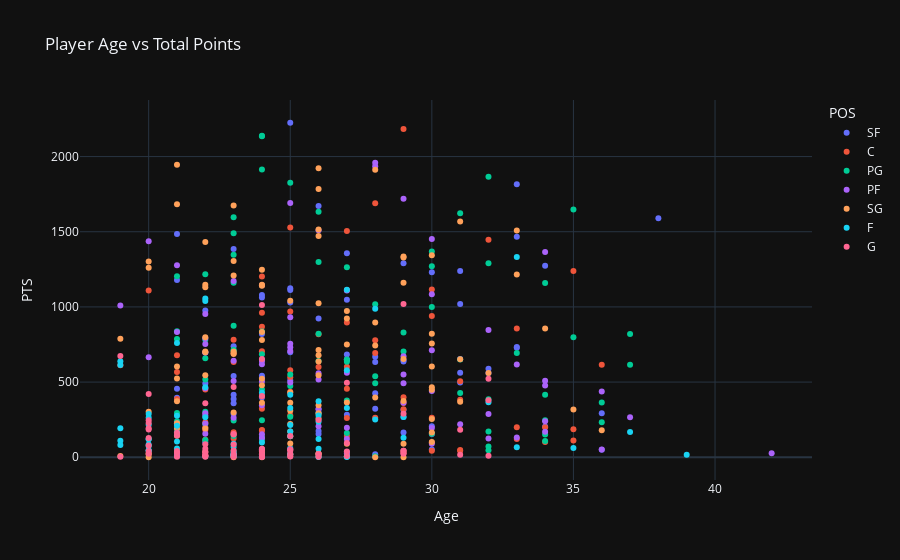
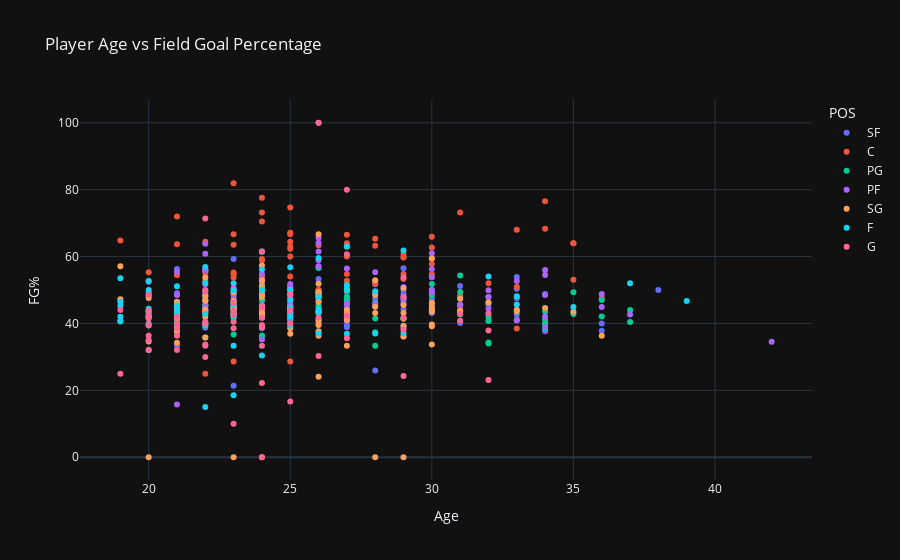
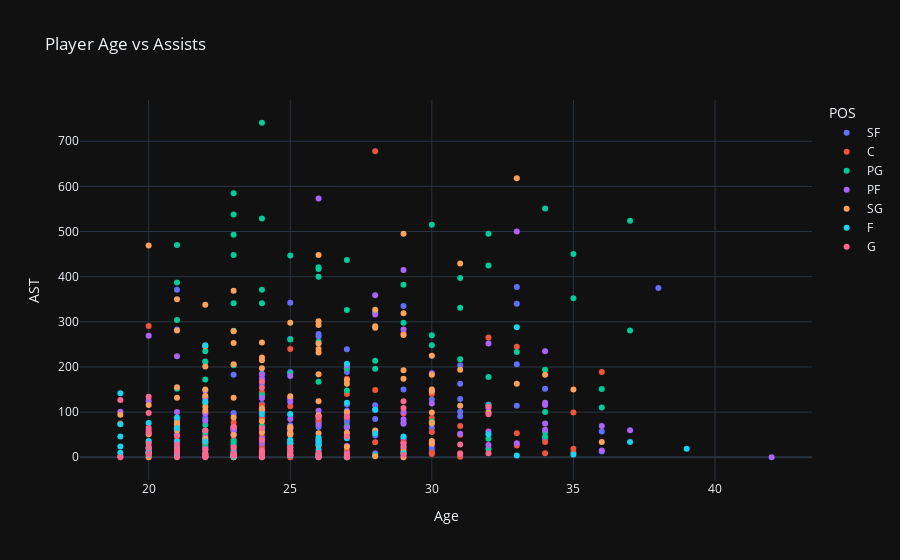

Source (notebook cell) for these figures, in order:
### Code cell
fig_total_points = px.scatter(
    df,
    x="Age",
    y="PTS",
    color="POS",
    title="Player Age vs Total Points",
    labels={"Age": "Age", "Total_Points": "Total Points"},
    template="plotly_dark",
)
fig_total_points.show()

fig_fg_percentage = px.scatter(
    df,
    x="Age",
    y="FG%",
    color="POS",
    title="Player Age vs Field Goal Percentage",
    labels={"Age": "Age", "Field_Goal_Percentage": "Field Goal Percentage"},
    template="plotly_dark",
)
fig_fg_percentage.show()

fig_assists = px.scatter(
    df,
    x="Age",
    y="AST",
    color="POS",
    title="Player Age vs Assists",
    labels={"Age": "Age", "Assists": "Assists"},
    template="plotly_dark",
)
fig_assists.show()

### Figure 1 — Plotly figure (JSON) as saved in the notebook; plotly's stock layout.template omitted (floating-point values rounded to 4 significant figures)
{"data": [{"hovertemplate": "POS=SF<br>Age=%{x}<br>PTS=%{y}<extra></extra>", "legendgroup": "SF", "marker": {"color": "#636efa", "symbol": "circle"}, "mode": "markers", "name": "SF", "orientation": "v", "showlegend": true, "type": "scatter", "x": [25, 33, 26, 38, 21, 33, 23, 27, 29, 34, 31, 30, 21, 25, 25, 24, 24, 27, 25, 31, 22, 26, 24, 23, 33, 33, 25, 22, 27, 28, 31, 27, 24, 27, 29, 29, 28, 32, 31, 32, 24, 23, 24, 25, 31, 22, 21, 28, 23, 24, 21, 23, 23, 28, 26, 29, 26, 36, 23, 27, 29, 30, 34, 26, 29, 26, 30, 22, 30, 36, 24, 29, 27, 28, 24, 21, 23], "xaxis": "x", "y": [2225, 1816, 1671, 1590, 1485, 1466, 1385, 1357, 1290, 1273, 1239, 1230, 1179, 1124, 1112, 1080, 1062, 1047, 1029, 1019, 976, 923, 820, 738, 733, 728, 698, 697, 683, 669, 654, 650, 649, 647, 647, 637, 633, 588, 562, 561, 542, 541, 529, 512, 497, 490, 455, 425, 415, 398, 395, 387, 359, 322, 319, 314, 297, 293, 287, 283, 268, 206, 205, 174, 165, 155, 155, 100, 51, 50, 46, 44, 35, 20, 20, 11, 9], "yaxis": "y"}, {"hovertemplate": "POS=C<br>Age=%{x}<br>PTS=%{y}<extra></extra>", "legendgroup": "C", "marker": {"color": "#EF553B", "symbol": "circle"}, "mode": "markers", "name": "C", "orientation": "v", "showlegend": true, "type": "scatter", "x": [29, 28, 25, 27, 32, 35, 24, 30, 27, 20, 25, 24, 30, 27, 24, 33, 26, 23, 28, 24, 28, 21, 23, 36, 19, 27, 26, 25, 21, 25, 31, 27, 22, 25, 24, 29, 21, 31, 29, 24, 29, 25, 30, 28, 27, 22, 21, 22, 34, 33, 35, 22, 24, 24, 23, 23, 27, 23, 33, 22, 35, 34, 30, 25, 31, 29, 30, 31, 24, 24, 29, 25, 25, 23, 27, 23, 25, 22], "xaxis": "x", "y": [2183, 1690, 1529, 1505, 1447, 1239, 1203, 1115, 1113, 1109, 969, 961, 939, 897, 868, 857, 818, 781, 779, 705, 694, 679, 634, 616, 612, 602, 600, 579, 567, 532, 506, 456, 450, 435, 406, 399, 387, 383, 361, 323, 320, 279, 263, 262, 261, 233, 227, 199, 199, 199, 186, 182, 181, 178, 167, 155, 142, 125, 121, 116, 112, 102, 98, 51, 49, 43, 43, 43, 40, 36, 35, 24, 19, 12, 7, 6, 6, 6], "yaxis": "y"}, {"hovertemplate": "POS=PG<br>Age=%{x}<br>PTS=%{y}<extra></extra>", "legendgroup": "PG", "marker": {"color": "#00cc96", "symbol": "circle"}, "mode": "markers", "name": "PG", "orientation": "v", "showlegend": true, "type": "scatter", "x": [24, 24, 24, 32, 25, 35, 26, 31, 23, 23, 30, 23, 26, 32, 30, 27, 22, 21, 23, 34, 28, 30, 23, 21, 24, 29, 26, 37, 35, 21, 22, 23, 23, 29, 33, 24, 22, 27, 31, 26, 27, 37, 25, 28, 22, 28, 25, 24, 31, 34, 32, 27, 36, 22, 21, 26, 25, 24, 34, 23, 21, 36, 22, 32, 27, 30, 34, 23, 24, 22, 24, 34, 32, 25, 32, 23, 28], "xaxis": "x", "y": [2138, 2135, 1914, 1866, 1826, 1648, 1633, 1623, 1596, 1490, 1369, 1347, 1298, 1290, 1271, 1263, 1218, 1204, 1160, 1159, 1017, 1000, 875, 838, 837, 830, 822, 819, 798, 786, 781, 715, 709, 703, 693, 685, 659, 651, 650, 641, 636, 615, 550, 539, 517, 493, 474, 450, 427, 415, 386, 378, 365, 302, 295, 291, 270, 246, 246, 244, 239, 232, 222, 171, 161, 157, 152, 142, 135, 114, 114, 108, 72, 61, 47, 41, 7], "yaxis": "y"}, {"hovertemplate": "POS=PF<br>Age=%{x}<br>PTS=%{y}<extra></extra>", "legendgroup": "PF", "marker": {"color": "#ab63fa", "symbol": "circle"}, "mode": "markers", "name": "PF", "orientation": "v", "showlegend": true, "type": "scatter", "x": [28, 28, 29, 25, 26, 30, 20, 34, 21, 23, 24, 27, 30, 19, 22, 25, 32, 21, 22, 25, 22, 25, 30, 25, 22, 29, 20, 23, 24, 24, 33, 27, 26, 29, 26, 34, 23, 24, 25, 29, 34, 22, 30, 36, 29, 24, 26, 22, 32, 22, 37, 23, 34, 21, 22, 31, 26, 27, 30, 34, 22, 24, 33, 24, 32, 27, 30, 25, 36, 21, 42, 27, 26, 21], "xaxis": "x", "y": [1959, 1936, 1720, 1691, 1510, 1451, 1437, 1366, 1277, 1173, 1144, 1109, 1085, 1010, 953, 931, 847, 833, 791, 755, 754, 731, 712, 707, 696, 671, 666, 642, 641, 619, 617, 562, 559, 551, 518, 509, 508, 504, 497, 493, 478, 459, 441, 437, 362, 346, 321, 292, 288, 277, 266, 263, 240, 225, 224, 220, 206, 196, 195, 170, 157, 153, 132, 128, 124, 122, 89, 55, 51, 28, 27, 25, 22, 9], "yaxis": "y"}, {"hovertemplate": "POS=SG<br>Age=%{x}<br>PTS=%{y}<extra></extra>", "legendgroup": "SG", "marker": {"color": "#FFA15A", "symbol": "circle"}, "mode": "markers", "name": "SG", "orientation": "v", "showlegend": true, "type": "scatter", "x": [21, 26, 28, 26, 21, 23, 31, 26, 33, 26, 22, 30, 29, 29, 23, 20, 20, 24, 33, 23, 29, 24, 22, 24, 22, 25, 26, 27, 27, 28, 34, 24, 30, 22, 19, 24, 30, 27, 28, 26, 23, 22, 22, 23, 23, 26, 29, 31, 26, 21, 30, 32, 22, 26, 21, 24, 24, 30, 30, 25, 28, 29, 21, 31, 27, 24, 25, 26, 35, 25, 20, 23, 26, 26, 30, 21, 25, 22, 21, 36, 25, 30, 21, 25, 30, 25, 29, 27, 22, 20, 24, 26, 26, 20, 19, 26, 23, 29, 24, 20, 28], "xaxis": "x", "y": [1946, 1922, 1913, 1784, 1683, 1675, 1568, 1515, 1509, 1471, 1431, 1344, 1335, 1329, 1306, 1302, 1260, 1247, 1216, 1209, 1160, 1148, 1148, 1140, 1130, 1041, 1025, 972, 923, 897, 856, 833, 822, 799, 789, 780, 756, 750, 743, 713, 704, 703, 698, 691, 687, 678, 654, 652, 637, 604, 604, 561, 546, 546, 524, 522, 479, 466, 449, 431, 397, 374, 372, 369, 364, 363, 362, 346, 317, 309, 302, 297, 293, 257, 255, 226, 222, 191, 189, 179, 172, 165, 143, 140, 101, 92, 89, 89, 37, 28, 25, 25, 21, 19, 9, 5, 0, 0, 0, 0, 0], "yaxis": "y"}, {"hovertemplate": "POS=F<br>Age=%{x}<br>PTS=%{y}<extra></extra>", "legendgroup": "F", "marker": {"color": "#19d3f3", "symbol": "circle"}, "mode": "markers", "name": "F", "orientation": "v", "showlegend": true, "type": "scatter", "x": [33, 27, 22, 22, 28, 21, 19, 19, 27, 22, 24, 25, 26, 32, 25, 27, 20, 26, 21, 29, 22, 20, 28, 26, 20, 25, 21, 19, 25, 37, 21, 25, 29, 26, 20, 20, 19, 21, 24, 23, 20, 19, 20, 23, 33, 35, 21, 26, 20, 20, 23, 25, 23, 39, 24, 25, 23, 23, 23, 23, 27, 22, 27, 24, 27, 26], "xaxis": "x", "y": [1332, 1114, 1056, 1039, 987, 760, 639, 614, 578, 466, 429, 415, 372, 366, 328, 328, 288, 278, 276, 268, 266, 262, 251, 236, 216, 214, 210, 193, 172, 168, 165, 139, 130, 122, 122, 120, 110, 105, 98, 89, 85, 82, 75, 69, 66, 61, 59, 57, 46, 45, 31, 21, 20, 17, 17, 17, 16, 16, 15, 9, 7, 6, 5, 3, 2, 2], "yaxis": "y"}, {"hovertemplate": "POS=G<br>Age=%{x}<br>PTS=%{y}<extra></extra>", "legendgroup": "G", "marker": {"color": "#FF6692", "symbol": "circle"}, "mode": "markers", "name": "G", "orientation": "v", "showlegend": true, "type": "scatter", "x": [29, 24, 19, 24, 32, 27, 23, 20, 24, 32, 22, 29, 26, 20, 20, 20, 20, 31, 21, 23, 23, 21, 25, 20, 27, 22, 23, 20, 22, 24, 24, 24, 25, 23, 25, 24, 29, 20, 21, 27, 22, 22, 21, 29, 29, 23, 20, 26, 24, 25, 31, 23, 22, 22, 32, 22, 24, 27, 25, 26, 22, 21, 23, 24, 19, 24], "xaxis": "x", "y": [1019, 1013, 673, 654, 522, 496, 467, 420, 407, 379, 360, 290, 247, 246, 227, 193, 184, 183, 163, 154, 151, 145, 141, 128, 95, 87, 85, 78, 56, 56, 53, 52, 50, 45, 44, 44, 44, 42, 42, 38, 36, 30, 28, 26, 24, 24, 23, 22, 21, 20, 17, 15, 14, 13, 10, 10, 9, 9, 5, 4, 4, 4, 3, 3, 3, 2], "yaxis": "y"}], "layout": {"legend": {"title": {"text": "POS"}, "tracegroupgap": 0}, "title": {"text": "Player Age vs Total Points"}, "xaxis": {"anchor": "y", "domain": [0, 1], "title": {"text": "Age"}}, "yaxis": {"anchor": "x", "domain": [0, 1], "title": {"text": "PTS"}}}}

### Figure 2 — Plotly figure (JSON) as saved in the notebook; plotly's stock layout.template omitted (floating-point values rounded to 4 significant figures)
{"data": [{"hovertemplate": "POS=SF<br>Age=%{x}<br>FG%=%{y}<extra></extra>", "legendgroup": "SF", "marker": {"color": "#636efa", "symbol": "circle"}, "mode": "markers", "name": "SF", "orientation": "v", "showlegend": true, "type": "scatter", "x": [25, 33, 26, 38, 21, 33, 23, 27, 29, 34, 31, 30, 21, 25, 25, 24, 24, 27, 25, 31, 22, 26, 24, 23, 33, 33, 25, 22, 27, 28, 31, 27, 24, 27, 29, 29, 28, 32, 31, 32, 24, 23, 24, 25, 31, 22, 21, 28, 23, 24, 21, 23, 23, 28, 26, 29, 26, 36, 23, 27, 29, 30, 34, 26, 29, 26, 30, 22, 30, 36, 24, 29, 27, 28, 24, 21, 23], "xaxis": "x", "y": [46.6, 50.4, 46.8, 50, 48.5, 53.9, 45.2, 44.8, 47.5, 48.8, 51.2, 47.3, 45.6, 47.6, 48.4, 48.7, 42.2, 39.6, 46.1, 40.1, 45.3, 48.3, 49.7, 42.7, 47.5, 42.6, 43.3, 43.7, 46.4, 45.1, 45.7, 47, 46.9, 50.8, 50.9, 44.2, 47.3, 45.6, 45.7, 40.9, 43.6, 43, 39.1, 45.5, 43.6, 49.4, 56.3, 51.7, 45.8, 38.6, 49.1, 44.6, 44.2, 49.1, 50, 48.9, 47.6, 37.8, 59.3, 48, 47.2, 43.1, 37.7, 53.3, 56.5, 45.1, 44.8, 38.7, 43.5, 40, 42.1, 50, 38.9, 25.9, 61.5, 33.3, 21.4], "yaxis": "y"}, {"hovertemplate": "POS=C<br>Age=%{x}<br>FG%=%{y}<extra></extra>", "legendgroup": "C", "marker": {"color": "#EF553B", "symbol": "circle"}, "mode": "markers", "name": "C", "orientation": "v", "showlegend": true, "type": "scatter", "x": [29, 28, 25, 27, 32, 35, 24, 30, 27, 20, 25, 24, 30, 27, 24, 33, 26, 23, 28, 24, 28, 21, 23, 36, 19, 27, 26, 25, 21, 25, 31, 27, 22, 25, 24, 29, 21, 31, 29, 24, 29, 25, 30, 28, 27, 22, 21, 22, 34, 33, 35, 22, 24, 24, 23, 23, 27, 23, 33, 22, 35, 34, 30, 25, 31, 29, 30, 31, 24, 24, 29, 25, 25, 23, 27, 23, 25, 22], "xaxis": "x", "y": [54.8, 63.2, 54, 49.8, 52, 53.1, 58.9, 54.7, 54.8, 55.3, 64.4, 70.5, 65.9, 62.9, 52.5, 68, 63.4, 53.7, 65.3, 73.2, 51.9, 72, 54.6, 47.6, 64.8, 49.5, 50, 62.3, 44.2, 62.9, 73.2, 52.8, 55.8, 67.1, 53.5, 60.6, 63.7, 44.9, 59.7, 48.5, 59.8, 74.7, 57.8, 52.7, 66.5, 55.1, 54.4, 64.4, 76.5, 51, 64, 48, 54.3, 77.6, 55.2, 63.5, 64, 81.9, 38.5, 52.8, 64, 68.3, 62.7, 60, 47.7, 53.3, 59.4, 48.3, 59.3, 50, 36.1, 66.7, 50, 66.7, 60, 28.6, 28.6, 25], "yaxis": "y"}, {"hovertemplate": "POS=PG<br>Age=%{x}<br>FG%=%{y}<extra></extra>", "legendgroup": "PG", "marker": {"color": "#00cc96", "symbol": "circle"}, "mode": "markers", "name": "PG", "orientation": "v", "showlegend": true, "type": "scatter", "x": [24, 24, 24, 32, 25, 35, 26, 31, 23, 23, 30, 23, 26, 32, 30, 27, 22, 21, 23, 34, 28, 30, 23, 21, 24, 29, 26, 37, 35, 21, 22, 23, 23, 29, 33, 24, 22, 27, 31, 26, 27, 37, 25, 28, 22, 28, 25, 24, 31, 34, 32, 27, 36, 22, 21, 26, 25, 24, 34, 23, 21, 36, 22, 32, 27, 30, 34, 23, 24, 22, 24, 34, 32, 25, 32, 23, 28], "xaxis": "x", "y": [49.6, 51, 42.9, 46.3, 51.2, 49.3, 49.1, 49.4, 46.6, 46.2, 43.8, 43.9, 45.4, 47.9, 44.4, 46.9, 48.1, 41.6, 49, 43.6, 46.2, 48.4, 45.9, 41.1, 51.4, 41.5, 43.8, 44, 42.8, 37.7, 45.4, 44.3, 44.1, 41.5, 41.1, 50.6, 39.9, 42.3, 54.3, 40.2, 48, 40.4, 41.1, 37.4, 39.3, 41.5, 41.2, 45.4, 42.7, 40, 40.7, 46.1, 42.1, 43, 40.2, 56.6, 41.2, 36, 41.1, 36.7, 41.5, 47, 35.8, 34.3, 42.1, 51.8, 38.4, 42.3, 36.4, 45.5, 46.9, 39.7, 42.1, 43.9, 34, 43.9, 33.3], "yaxis": "y"}, {"hovertemplate": "POS=PF<br>Age=%{x}<br>FG%=%{y}<extra></extra>", "legendgroup": "PF", "marker": {"color": "#ab63fa", "symbol": "circle"}, "mode": "markers", "name": "PF", "orientation": "v", "showlegend": true, "type": "scatter", "x": [28, 28, 29, 25, 26, 30, 20, 34, 21, 23, 24, 27, 30, 19, 22, 25, 32, 21, 22, 25, 22, 25, 30, 25, 22, 29, 20, 23, 24, 24, 33, 27, 26, 29, 26, 34, 23, 24, 25, 29, 34, 22, 30, 36, 29, 24, 26, 22, 32, 22, 37, 23, 34, 21, 22, 31, 26, 27, 30, 34, 22, 24, 33, 24, 32, 27, 30, 25, 36, 21, 42, 27, 26, 21], "xaxis": "x", "y": [55.3, 45.9, 48, 49.9, 61.5, 56.3, 42.7, 56, 55.4, 50.6, 44.4, 56.4, 50.1, 40.8, 51.7, 50.8, 49.9, 46.4, 63.8, 45.5, 60.8, 51.8, 49.3, 48.6, 47, 38.6, 52.5, 47.6, 45.4, 54.8, 52.7, 45.8, 65.6, 39.1, 64.1, 38.9, 48.5, 52.9, 44.6, 46.7, 42, 56, 61, 48.8, 45.8, 41.7, 58.9, 44.4, 44.5, 56.1, 42.7, 42.2, 54.5, 48.6, 45.4, 45.6, 41.2, 40.9, 53.8, 48.5, 55.8, 52.7, 40.9, 35.2, 47.9, 42.1, 49.2, 41.5, 44.9, 39.3, 34.5, 45.8, 57.1, 15.8], "yaxis": "y"}, {"hovertemplate": "POS=SG<br>Age=%{x}<br>FG%=%{y}<extra></extra>", "legendgroup": "SG", "marker": {"color": "#FFA15A", "symbol": "circle"}, "mode": "markers", "name": "SG", "orientation": "v", "showlegend": true, "type": "scatter", "x": [21, 26, 28, 26, 21, 23, 31, 26, 33, 26, 22, 30, 29, 29, 23, 20, 20, 24, 33, 23, 29, 24, 22, 24, 22, 25, 26, 27, 27, 28, 34, 24, 30, 22, 19, 24, 30, 27, 28, 26, 23, 22, 22, 23, 23, 26, 29, 31, 26, 21, 30, 32, 22, 26, 21, 24, 24, 30, 30, 25, 28, 29, 21, 31, 27, 24, 25, 26, 35, 25, 20, 23, 26, 26, 30, 21, 25, 22, 21, 36, 25, 30, 21, 25, 30, 25, 29, 27, 22, 20, 24, 26, 26, 20, 19, 26, 23, 29, 24, 20, 28], "xaxis": "x", "y": [45.9, 48.4, 48.5, 49.1, 41.6, 43, 43.7, 46.4, 43.6, 49.4, 43.4, 45.8, 39.3, 41.5, 44.7, 43.4, 48.2, 47.9, 44.1, 44.8, 50.6, 43.3, 48.4, 48.5, 44.2, 44.8, 39.5, 43.1, 41, 43.1, 44.6, 52.9, 46.2, 46.8, 47.2, 42.5, 44.7, 44, 52.9, 51.9, 44.8, 43.9, 41.9, 44.1, 49.3, 43.5, 43.1, 43.6, 47.9, 44.1, 44.2, 46.3, 53.7, 49.2, 41.9, 57.3, 51.2, 39.2, 39.7, 42.3, 45, 45.5, 46.5, 47.4, 43.1, 44.4, 36.9, 37.7, 43.5, 48.8, 47.6, 46.7, 43.5, 36.3, 43.5, 34.2, 44.5, 35.8, 37.6, 36.3, 38.6, 33.7, 41.8, 43.2, 59.4, 50, 36.1, 33.3, 46.9, 34.6, 45, 40.9, 24.1, 42.1, 57.1, 66.7, 0, 0, 0, 0, 0], "yaxis": "y"}, {"hovertemplate": "POS=F<br>Age=%{x}<br>FG%=%{y}<extra></extra>", "legendgroup": "F", "marker": {"color": "#19d3f3", "symbol": "circle"}, "mode": "markers", "name": "F", "orientation": "v", "showlegend": true, "type": "scatter", "x": [33, 27, 22, 22, 28, 21, 19, 19, 27, 22, 24, 25, 26, 32, 25, 27, 20, 26, 21, 29, 22, 20, 28, 26, 20, 25, 21, 19, 25, 37, 21, 25, 29, 26, 20, 20, 19, 21, 24, 23, 20, 19, 20, 23, 33, 35, 21, 26, 20, 20, 23, 25, 23, 39, 24, 25, 23, 23, 23, 23, 27, 22, 27, 24, 27, 26], "xaxis": "x", "y": [45.7, 51.5, 52.1, 56.9, 49.6, 44.8, 46.5, 45.3, 63, 42.9, 61.4, 47.1, 59.6, 54, 44.8, 36.9, 43.6, 44.3, 43.4, 37.1, 39.5, 39.9, 37, 43.1, 41.9, 39.3, 42.9, 42, 43.2, 52, 45.4, 56.8, 61.8, 37, 39.4, 52.7, 53.5, 38.9, 56.1, 52, 44.4, 40.6, 49.2, 45.6, 48.1, 44.9, 51.1, 48, 50, 32.1, 42.9, 42.1, 50, 46.7, 30.4, 50, 18.5, 50, 41.7, 33.3, 50, 15, 50, 50, 50, 100], "yaxis": "y"}, {"hovertemplate": "POS=G<br>Age=%{x}<br>FG%=%{y}<extra></extra>", "legendgroup": "G", "marker": {"color": "#FF6692", "symbol": "circle"}, "mode": "markers", "name": "G", "orientation": "v", "showlegend": true, "type": "scatter", "x": [29, 24, 19, 24, 32, 27, 23, 20, 24, 32, 22, 29, 26, 20, 20, 20, 20, 31, 21, 23, 23, 21, 25, 20, 27, 22, 23, 20, 22, 24, 24, 24, 25, 23, 25, 24, 29, 20, 21, 27, 22, 22, 21, 29, 29, 23, 20, 26, 24, 25, 31, 23, 22, 22, 32, 22, 24, 27, 25, 26, 22, 21, 23, 24, 19, 24], "xaxis": "x", "y": [47.9, 38.8, 44, 44.8, 43, 42.4, 42.7, 43.8, 44.8, 37.9, 49.5, 53.7, 41.8, 39.6, 41.8, 36.3, 32.1, 40.8, 38.6, 42.4, 40.5, 36.3, 43.9, 41.5, 35.6, 33.7, 46.2, 42.2, 50, 45.2, 61.5, 41.7, 48.6, 38.6, 40, 39.5, 41.7, 48.6, 41.9, 60.7, 40.5, 30, 32.1, 24.3, 38.1, 43.8, 35, 30.3, 39.1, 40, 42.9, 42.9, 33.3, 71.4, 23.1, 40, 22.2, 80, 16.7, 100, 40, 40, 10, 33.3, 25, 0], "yaxis": "y"}], "layout": {"legend": {"title": {"text": "POS"}, "tracegroupgap": 0}, "title": {"text": "Player Age vs Field Goal Percentage"}, "xaxis": {"anchor": "y", "domain": [0, 1], "title": {"text": "Age"}}, "yaxis": {"anchor": "x", "domain": [0, 1], "title": {"text": "FG%"}}}}

### Figure 3 — Plotly figure (JSON) as saved in the notebook; plotly's stock layout.template omitted (floating-point values rounded to 4 significant figures)
{"data": [{"hovertemplate": "POS=SF<br>Age=%{x}<br>AST=%{y}<extra></extra>", "legendgroup": "SF", "marker": {"color": "#636efa", "symbol": "circle"}, "mode": "markers", "name": "SF", "orientation": "v", "showlegend": true, "type": "scatter", "x": [25, 33, 26, 38, 21, 33, 23, 27, 29, 34, 31, 30, 21, 25, 25, 24, 24, 27, 25, 31, 22, 26, 24, 23, 33, 33, 25, 22, 27, 28, 31, 27, 24, 27, 29, 29, 28, 32, 31, 32, 24, 23, 24, 25, 31, 22, 21, 28, 23, 24, 21, 23, 23, 28, 26, 29, 26, 36, 23, 27, 29, 30, 34, 26, 29, 26, 30, 22, 30, 36, 24, 29, 27, 28, 24, 21, 23], "xaxis": "x", "y": [342, 377, 273, 375, 283, 340, 183, 239, 150, 152, 204, 128, 371, 131, 262, 65, 118, 189, 94, 129, 98, 268, 87, 98, 206, 114, 189, 211, 117, 115, 91, 78, 162, 103, 335, 77, 85, 117, 101, 108, 88, 95, 105, 71, 163, 87, 51, 105, 33, 44, 83, 57, 50, 48, 34, 40, 80, 57, 27, 84, 44, 21, 41, 67, 23, 31, 65, 23, 15, 13, 13, 8, 11, 9, 2, 4, 3], "yaxis": "y"}, {"hovertemplate": "POS=C<br>Age=%{x}<br>AST=%{y}<extra></extra>", "legendgroup": "C", "marker": {"color": "#EF553B", "symbol": "circle"}, "mode": "markers", "name": "C", "orientation": "v", "showlegend": true, "type": "scatter", "x": [29, 28, 25, 27, 32, 35, 24, 30, 27, 20, 25, 24, 30, 27, 24, 33, 26, 23, 28, 24, 28, 21, 23, 36, 19, 27, 26, 25, 21, 25, 31, 27, 22, 25, 24, 29, 21, 31, 29, 24, 29, 25, 30, 28, 27, 22, 21, 22, 34, 33, 35, 22, 24, 24, 23, 23, 27, 23, 33, 22, 35, 34, 30, 25, 31, 29, 30, 31, 24, 24, 29, 25, 25, 23, 27, 23, 25, 22], "xaxis": "x", "y": [274, 678, 240, 174, 265, 99, 115, 140, 89, 291, 113, 144, 87, 197, 132, 245, 77, 77, 58, 84, 149, 69, 69, 189, 75, 140, 84, 31, 70, 38, 69, 68, 30, 53, 102, 33, 18, 50, 97, 46, 33, 50, 56, 33, 53, 34, 37, 48, 34, 26, 11, 31, 18, 25, 39, 4, 15, 11, 53, 25, 19, 9, 10, 10, 9, 12, 7, 1, 2, 4, 10, 4, 1, 1, 0, 0, 0, 3], "yaxis": "y"}, {"hovertemplate": "POS=PG<br>Age=%{x}<br>AST=%{y}<extra></extra>", "legendgroup": "PG", "marker": {"color": "#00cc96", "symbol": "circle"}, "mode": "markers", "name": "PG", "orientation": "v", "showlegend": true, "type": "scatter", "x": [24, 24, 24, 32, 25, 35, 26, 31, 23, 23, 30, 23, 26, 32, 30, 27, 22, 21, 23, 34, 28, 30, 23, 21, 24, 29, 26, 37, 35, 21, 22, 23, 23, 29, 33, 24, 22, 27, 31, 26, 27, 37, 25, 28, 22, 28, 25, 24, 31, 34, 32, 27, 36, 22, 21, 26, 25, 24, 34, 23, 21, 36, 22, 32, 27, 30, 34, 23, 24, 22, 24, 34, 32, 25, 32, 23, 28], "xaxis": "x", "y": [529, 371, 741, 425, 447, 352, 421, 331, 493, 538, 515, 280, 400, 495, 270, 437, 212, 387, 585, 551, 321, 248, 448, 304, 341, 298, 417, 524, 450, 470, 235, 204, 341, 382, 233, 138, 172, 197, 397, 167, 326, 281, 186, 196, 120, 214, 261, 185, 217, 194, 178, 68, 151, 54, 152, 256, 64, 70, 56, 63, 72, 110, 72, 115, 148, 79, 46, 36, 58, 23, 58, 100, 19, 31, 41, 27, 5], "yaxis": "y"}, {"hovertemplate": "POS=PF<br>Age=%{x}<br>AST=%{y}<extra></extra>", "legendgroup": "PF", "marker": {"color": "#ab63fa", "symbol": "circle"}, "mode": "markers", "name": "PF", "orientation": "v", "showlegend": true, "type": "scatter", "x": [28, 28, 29, 25, 26, 30, 20, 34, 21, 23, 24, 27, 30, 19, 22, 25, 32, 21, 22, 25, 22, 25, 30, 25, 22, 29, 20, 23, 24, 24, 33, 27, 26, 29, 26, 34, 23, 24, 25, 29, 34, 22, 30, 36, 29, 24, 26, 22, 32, 22, 37, 23, 34, 21, 22, 31, 26, 27, 30, 34, 22, 24, 33, 24, 32, 27, 30, 25, 36, 21, 42, 27, 26, 21], "xaxis": "x", "y": [359, 316, 415, 123, 573, 148, 269, 235, 224, 60, 175, 203, 186, 101, 148, 85, 252, 100, 81, 130, 133, 180, 29, 58, 97, 283, 125, 66, 131, 184, 500, 66, 72, 100, 103, 116, 50, 36, 66, 84, 121, 130, 119, 69, 74, 41, 40, 43, 57, 18, 60, 62, 75, 64, 38, 52, 37, 98, 34, 61, 15, 31, 31, 37, 27, 25, 32, 6, 15, 3, 0, 7, 3, 4], "yaxis": "y"}, {"hovertemplate": "POS=SG<br>Age=%{x}<br>AST=%{y}<extra></extra>", "legendgroup": "SG", "marker": {"color": "#FFA15A", "symbol": "circle"}, "mode": "markers", "name": "SG", "orientation": "v", "showlegend": true, "type": "scatter", "x": [21, 26, 28, 26, 21, 23, 31, 26, 33, 26, 22, 30, 29, 29, 23, 20, 20, 24, 33, 23, 29, 24, 22, 24, 22, 25, 26, 27, 27, 28, 34, 24, 30, 22, 19, 24, 30, 27, 28, 26, 23, 22, 22, 23, 23, 26, 29, 31, 26, 21, 30, 32, 22, 26, 21, 24, 24, 30, 30, 25, 28, 29, 21, 31, 27, 24, 25, 26, 35, 25, 20, 23, 26, 26, 30, 21, 25, 22, 21, 36, 25, 30, 21, 25, 30, 25, 29, 27, 22, 20, 24, 26, 26, 20, 19, 26, 23, 29, 24, 20, 28], "xaxis": "x", "y": [350, 301, 327, 232, 281, 369, 429, 448, 163, 293, 201, 225, 495, 319, 253, 116, 469, 254, 618, 279, 271, 106, 112, 221, 338, 298, 124, 54, 171, 287, 183, 215, 183, 150, 94, 197, 150, 163, 290, 184, 132, 136, 246, 88, 206, 252, 174, 114, 240, 78, 99, 99, 103, 91, 155, 55, 80, 77, 146, 67, 59, 193, 73, 194, 100, 108, 64, 93, 150, 135, 51, 50, 53, 26, 75, 132, 53, 41, 59, 34, 53, 36, 20, 22, 30, 50, 17, 23, 8, 18, 9, 5, 6, 11, 3, 1, 0, 0, 1, 0, 2], "yaxis": "y"}, {"hovertemplate": "POS=F<br>Age=%{x}<br>AST=%{y}<extra></extra>", "legendgroup": "F", "marker": {"color": "#19d3f3", "symbol": "circle"}, "mode": "markers", "name": "F", "orientation": "v", "showlegend": true, "type": "scatter", "x": [33, 27, 22, 22, 28, 21, 19, 19, 27, 22, 24, 25, 26, 32, 25, 27, 20, 26, 21, 29, 22, 20, 28, 26, 20, 25, 21, 19, 25, 37, 21, 25, 29, 26, 20, 20, 19, 21, 24, 23, 20, 19, 20, 23, 33, 35, 21, 26, 20, 20, 23, 25, 23, 39, 24, 25, 23, 23, 23, 23, 27, 22, 27, 24, 27, 26], "xaxis": "x", "y": [288, 121, 248, 123, 105, 88, 73, 142, 207, 59, 96, 96, 36, 51, 33, 42, 76, 28, 64, 46, 35, 36, 53, 43, 34, 28, 35, 46, 38, 34, 10, 13, 9, 16, 11, 20, 24, 21, 12, 10, 22, 10, 11, 15, 4, 6, 4, 8, 5, 11, 3, 4, 4, 19, 4, 5, 4, 7, 1, 4, 1, 7, 0, 1, 1, 0], "yaxis": "y"}, {"hovertemplate": "POS=G<br>Age=%{x}<br>AST=%{y}<extra></extra>", "legendgroup": "G", "marker": {"color": "#FF6692", "symbol": "circle"}, "mode": "markers", "name": "G", "orientation": "v", "showlegend": true, "type": "scatter", "x": [29, 24, 19, 24, 32, 27, 23, 20, 24, 32, 22, 29, 26, 20, 20, 20, 20, 31, 21, 23, 23, 21, 25, 20, 27, 22, 23, 20, 22, 24, 24, 24, 25, 23, 25, 24, 29, 20, 21, 27, 22, 22, 21, 29, 29, 23, 20, 26, 24, 25, 31, 23, 22, 22, 32, 22, 24, 27, 25, 26, 22, 21, 23, 24, 19, 24], "xaxis": "x", "y": [109, 154, 127, 64, 95, 90, 67, 65, 168, 112, 59, 124, 89, 54, 134, 30, 98, 28, 28, 22, 67, 47, 16, 21, 46, 8, 21, 58, 2, 15, 10, 38, 14, 4, 22, 6, 30, 8, 18, 6, 17, 4, 11, 23, 5, 6, 6, 10, 2, 6, 7, 4, 2, 1, 9, 2, 3, 0, 5, 0, 0, 0, 8, 7, 0, 0], "yaxis": "y"}], "layout": {"legend": {"title": {"text": "POS"}, "tracegroupgap": 0}, "title": {"text": "Player Age vs Assists"}, "xaxis": {"anchor": "y", "domain": [0, 1], "title": {"text": "Age"}}, "yaxis": {"anchor": "x", "domain": [0, 1], "title": {"text": "AST"}}}}
